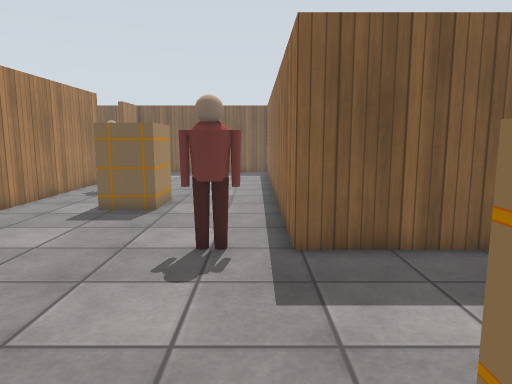
[1] (above)

16 first-person views from a walk through a world built for the Gazebo simulator. The camera is 1.2 m above the floor, tilts 8° down and sees 70° across. The floor is counted in squares, 0.5 m on a side. Each view is taken from the middle of a square. On the plan, view 1 faces up. The plan holds only what a view shows up to about 20 squares ahead; the rest is blank. The place goes on beyond the plan. Gazebo's built-in surfaces are drawn with simple patterns. Simple shapes stand in for some stock models. Some surface patterns are stand-ins.

[2]
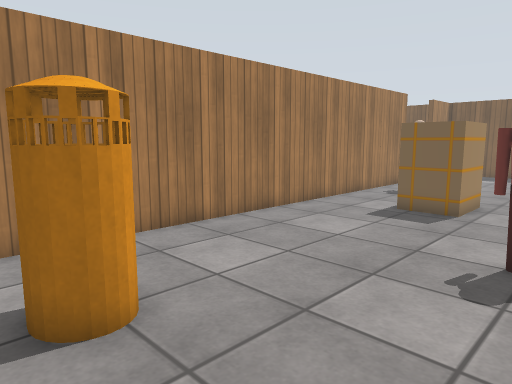

[3]
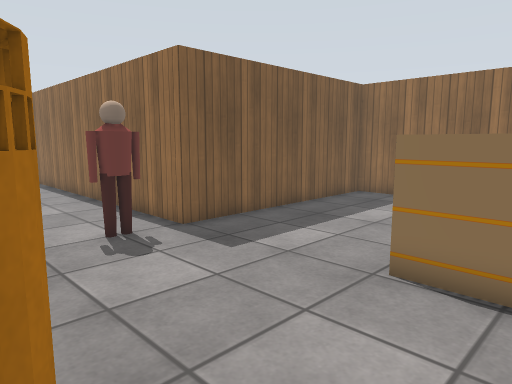

[4]
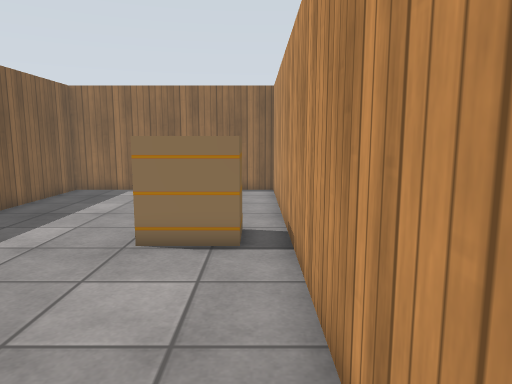

[5]
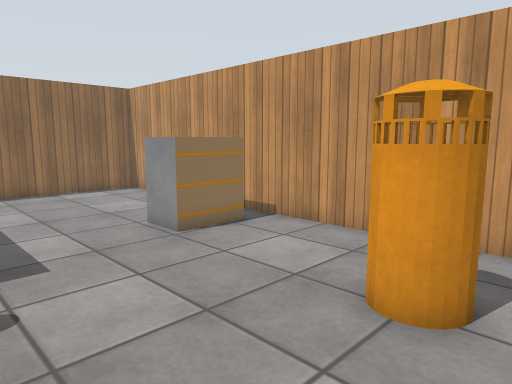

[6]
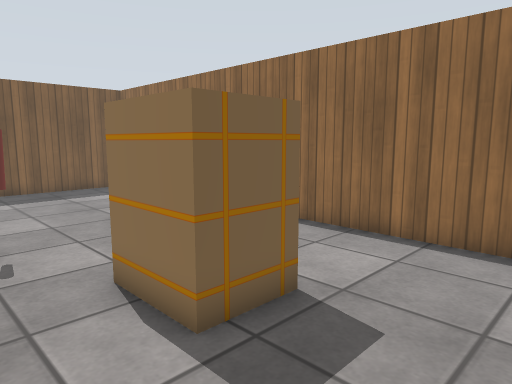

[7]
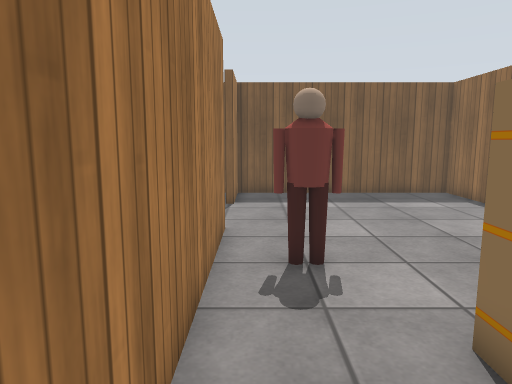

[8]
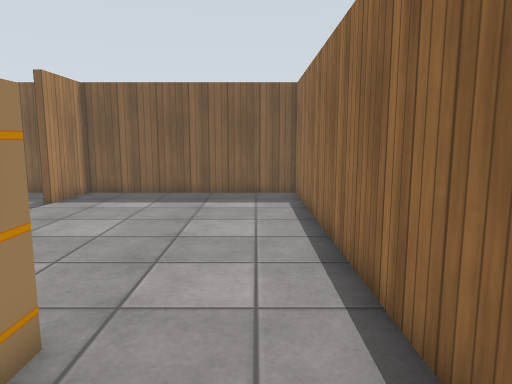

[9]
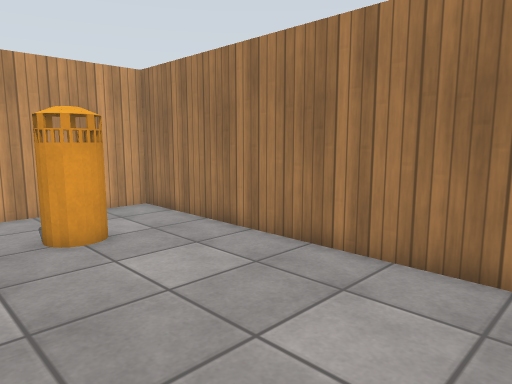

[10]
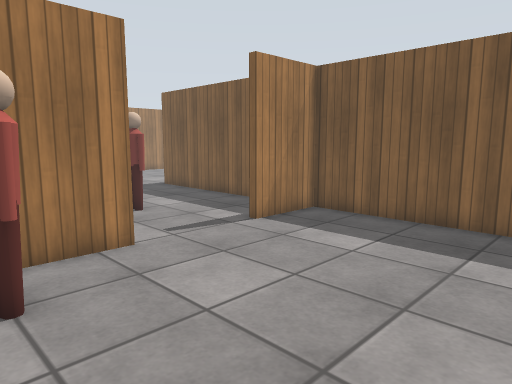

[11]
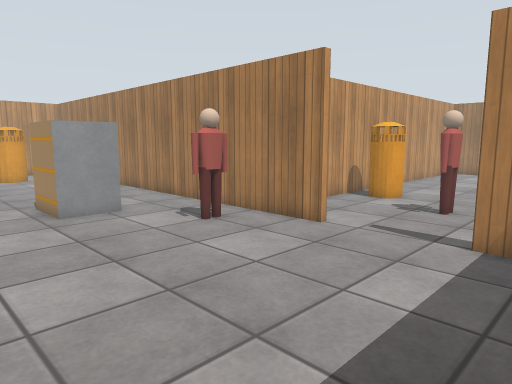

[12]
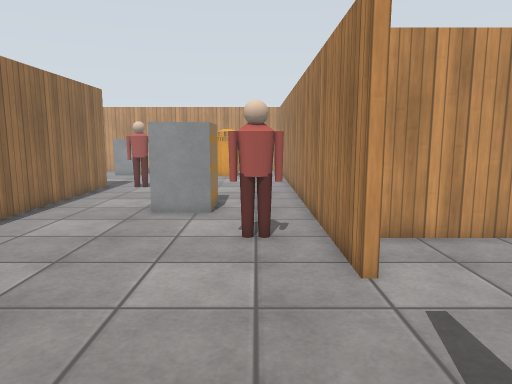

[13]
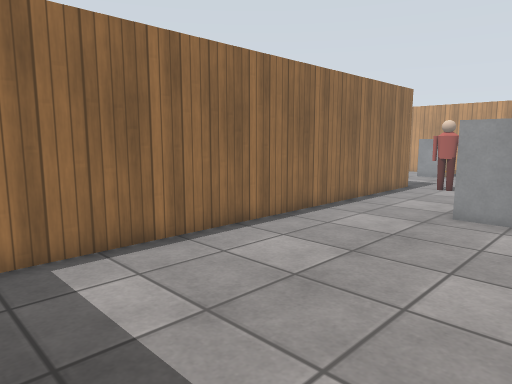

[14]
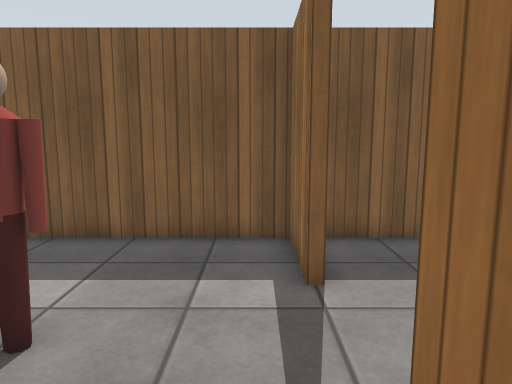

[15]
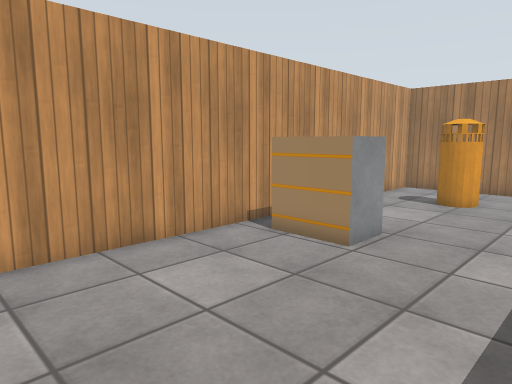

[16]
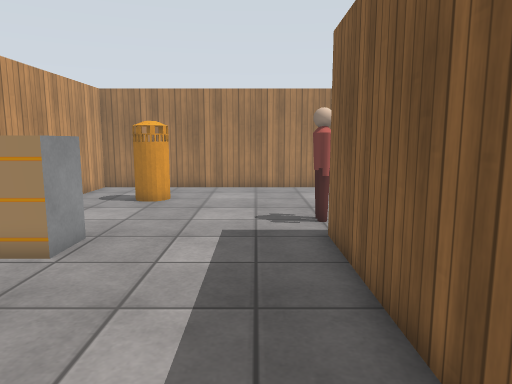

### Floor plan
Points are (right, up) in squares from view 1. A wall is a line through its corners. A room is listed if a view was taken in it or the views show most of it. See-through windows are left out.
Room 1 (views 1, 2, 3, 4, 5, 6, 7, 8, 9, 10, 11, 12, 13, 15, 16)
walls: (-8.8, 20.9) (-8.8, -1.8) (10.8, -1.8) (10.8, 7.8) (0.9, 7.8) (0.9, 27.9) (-8.8, 27.9) (-8.8, 24.9)
ways out: opening at (-9, 22.5) to room 2
objects: person (-8, 18) to (-6, 18); bin (-6, 1) to (-4, 2); other object (-5, 13) to (-3, 15); person (-2, 8) to (0, 8); other object (1, -1) to (3, 2)
Room 2 (view 14)
walls: (-8.8, 24.9) (-9.1, 24.9) (-9.1, 27.9) (-14.5, 27.9); (-9.1, 20) (-9.1, 20.9) (-8.8, 20.9); (-14.5, 18.2) (-10, 18.2)
ways out: opening at (-9, 22.5) to room 1
objects: bin (-14, 20); person (-14, 23) to (-12, 23)

Where each view was taken, in squares from view 1:
view 1: 0 up, 0 right, facing up
view 2: 0 up, 0 right, facing up-left
view 3: 1 down, 5 left, facing up-right
view 4: 1 down, 7 left, facing right
view 5: 7 up, 7 left, facing down-right
view 6: 9 up, 8 left, facing up-right
view 7: 11 up, 8 left, facing up
view 8: 11 up, 1 left, facing up
view 9: 11 up, 2 left, facing down-left
view 10: 17 up, 1 left, facing up-left
view 11: 27 up, 0 right, facing down-left
view 12: 27 up, 7 left, facing down
view 13: 27 up, 7 left, facing down-right
view 14: 19 up, 10 left, facing up
view 15: 6 up, 10 right, facing down-left
view 16: 6 up, 10 right, facing left
